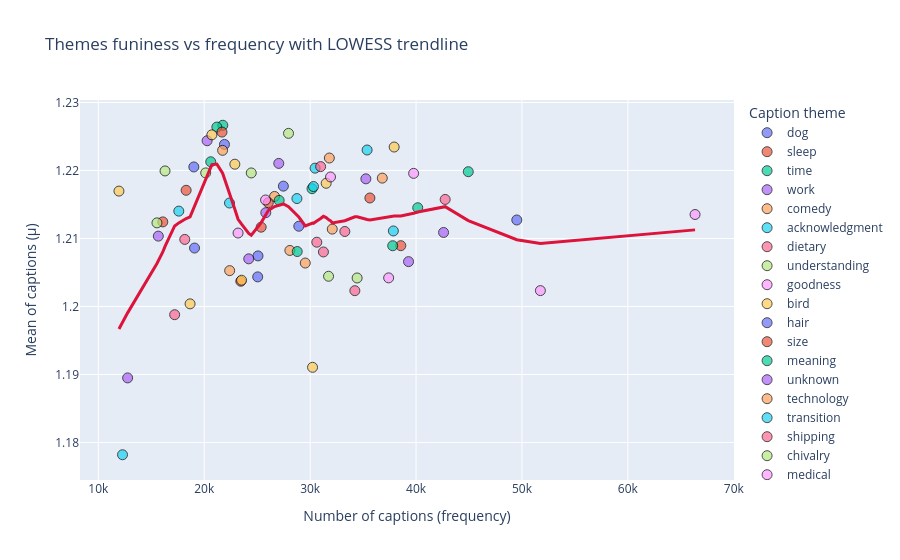

Here is the notebook cell this chart was saved with:
### Code cell
fig = px.scatter(
    themes_df,
    x="nb_instances",
    y="mu_mean",
    hover_data=["theme_id", "llm_theme_label"],
    labels={
        "nb_instances": "Number of captions (frequency)",
        "mu_mean": "Mean of captions (μ)",
        "llm_theme_label": "Caption theme",
    },
    title="Themes funiness vs frequency with LOWESS trendline",
    color="llm_theme_label",
)

fig.update_traces(marker=dict(size=10, opacity=0.7, line=dict(width=1, color="black")))

lowess_line = lowess(
    endog=themes_df["mu_mean"],
    exog=themes_df["nb_instances"],
    frac=0.25,  # smoothness; tweak 0.2–0.5 as needed
    it=0,
    return_sorted=True,
)

fig.add_trace(
    go.Scatter(
        x=lowess_line[:, 0],
        y=lowess_line[:, 1],
        mode="lines",
        line=dict(color="crimson", width=3),
        name="LOWESS trend",
        hoverinfo="skip",
    )
)

fig.show()
